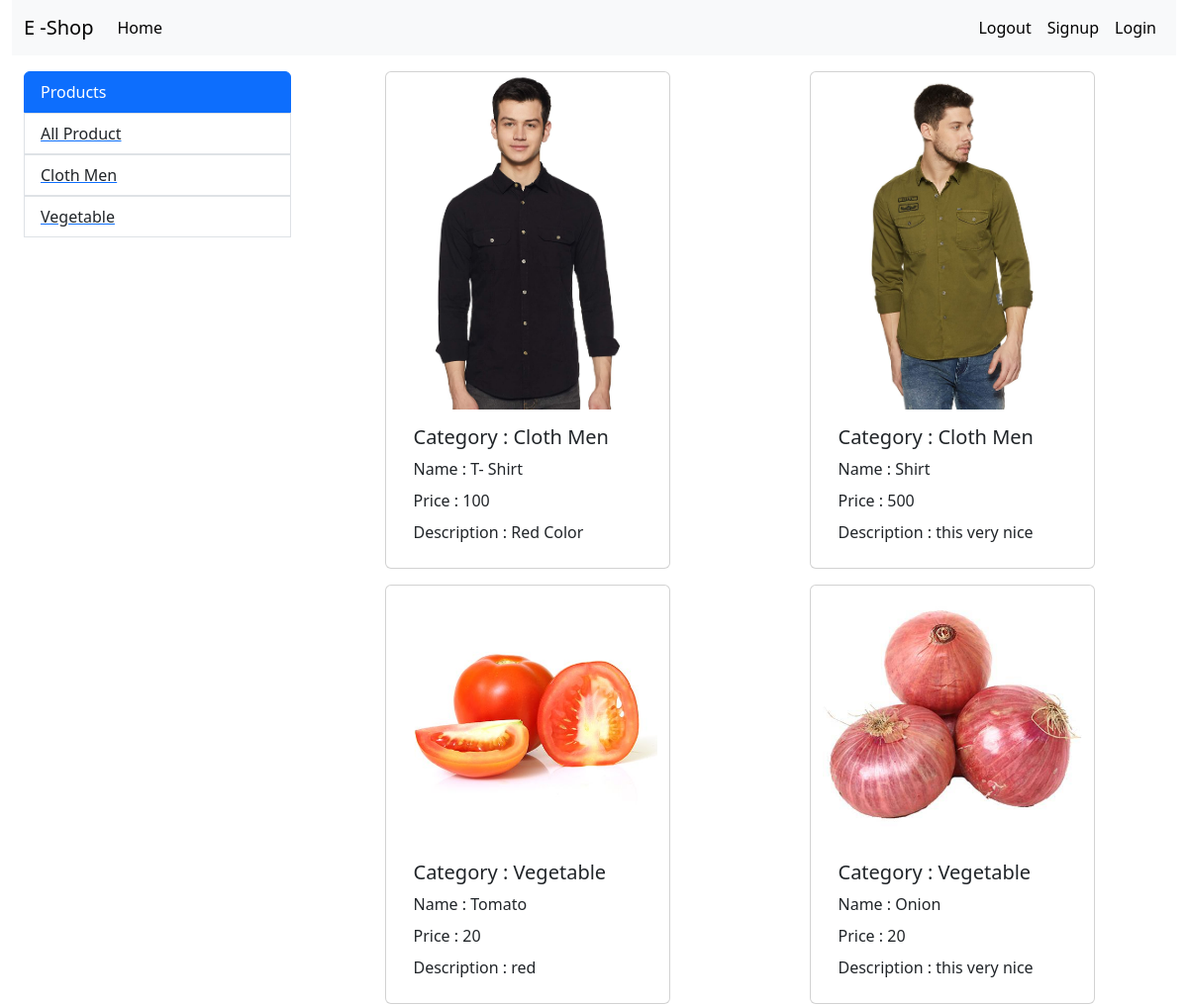
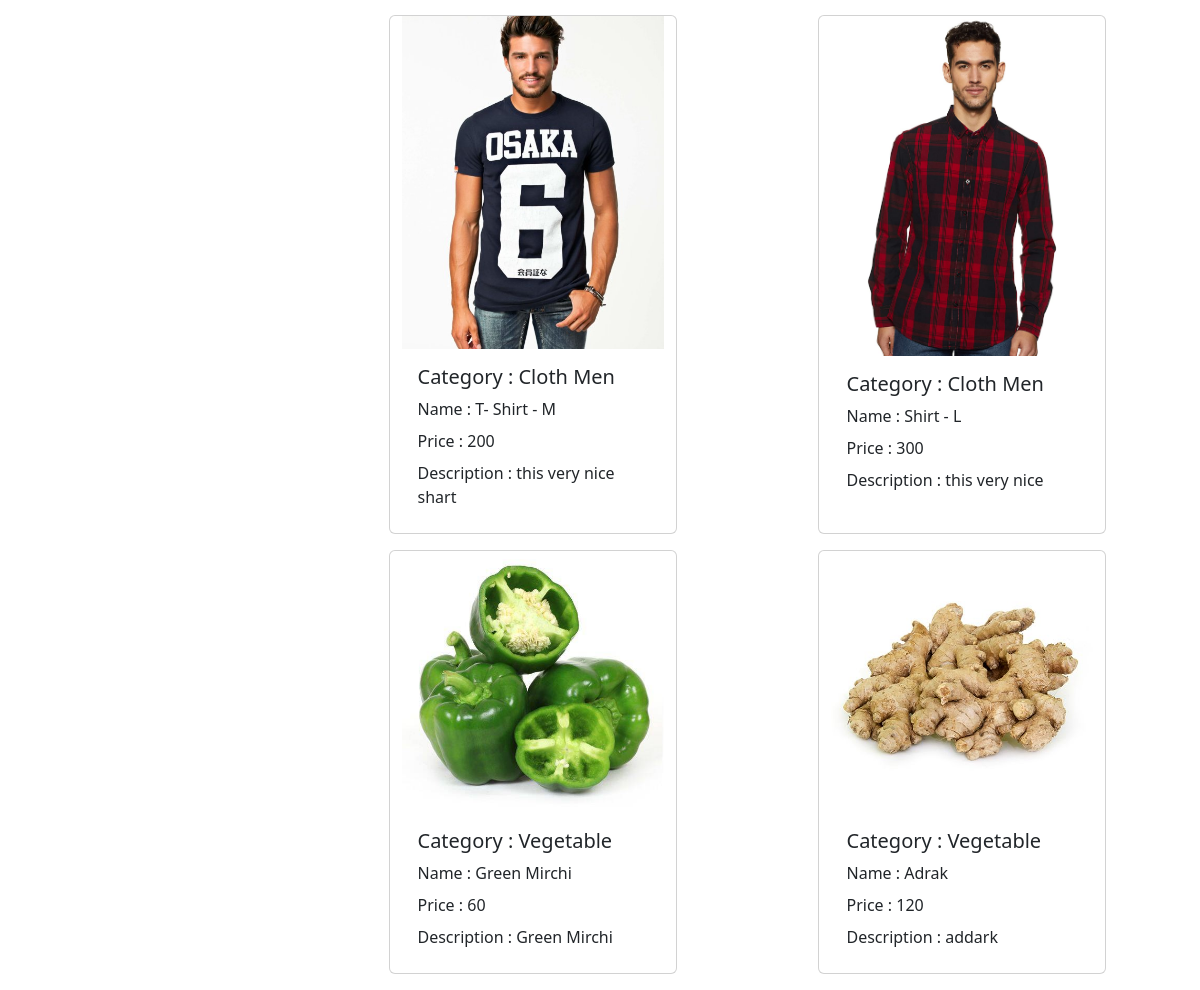
The page / on the database its author committed (2 pictures, top to bottom).
### store/models/category.py (models this page shows)
class Category(models.Model):
	name = models.CharField(max_length=20)
	def __str__(self):
		return self.name

### store/models/product.py (models this page shows)
class Product(models.Model):
    name = models.CharField(max_length=50)
    price = models.IntegerField(default=0)
    category = models.ForeignKey(Category, on_delete=models.CASCADE, default=1)
    description = models.CharField(max_length=200, default='' , null=True , blank=True)
    image = models.ImageField(upload_to='uploads/products/')

### store/views/home.py (the view)
# urls.py: path('', home.index, name='homepage'),
def index(request):
	productdata = None
	categoryID = request.GET.get('categoryid')
	if categoryID:
		productdata = Product.objects.filter(category=categoryID)
	else:
		productdata = Product.objects.all()
	categorydata = Category.objects.all()
	data = {'product': productdata,'category':categorydata}
	return render(request, 'index.html', data)

### store/templates/index.html
 {% extends 'base.html' %}
	{% block content %}
	<div class="container-fluid mt-3">
      <div class="row mx-auto" >
        <div class="col-lg-3 mx-auto">
          <ul class="list-group">
            <li class="list-group-item active" aria-current="true">Products</li>
			<a href="/">
				<li class="list-group-item">All Product </li>
			  </a>
            {% for ele1 in category %}
			<a href="/?categoryid={{ele1.id}}">
              <li class="list-group-item">{{ele1.name}}</li>
			</a>
            {% endfor %}
          </ul>
        </div>
        <div class="col-lg-9 mx-auto ">
          <div class="row mx-auto ">
            {% for ele in product %}
				<div class="card mx-auto mb-3" style="width: 18rem">
				<img src="{{ele.image.url}}" />
				<div class="card-body">
					<h5 class="card-title">Category : {{ ele.category }}</h5>
					<p class="card-title">Name : {{ ele.name }}</p>
					<p class="card-title">Price : {{ ele.price }}</p>
					<p class="card-title">Description : {{ ele.description }}</p>
				</div>
				</div>
            {% endfor %}
          </div>
        </div>
      </div>
    </div>
	{% endblock %}

### store/templates/base.html (shortened to what this page needs)
<!DOCTYPE html>
<html lang="en">
  <head>
    <link
      href="https://cdn.jsdelivr.net/npm/bootstrap@5.3.0-alpha3/dist/css/bootstrap.min.css"
      rel="stylesheet"
    />
  </head>
  <body>
    <div class="container-fluid">
      <nav class="navbar navbar-expand-lg navbar-light bg-light">
        <div class="container-fluid">
          <a class="navbar-brand" href="#">E -Shop </a>
          <div class="collapse navbar-collapse" id="navbarSupportedContent">
            <ul class="navbar-nav me-auto mb-2 mb-lg-0">
              <li class="nav-item">
                <a class="nav-link active" aria-current="page" href="#">Home</a>
              </li>
            </ul>
            <div class="d-flex ">
              <ul class="navbar-nav me-auto mb-2 mb-lg-0">
                <li class="nav-item">
                  <a class="nav-link active" href="">Logout</a>
                </li>
                <li class="nav-item">
                  <a class="nav-link active" href="/singup">Signup</a>
                </li>
                <li class="nav-item">
                  <a class="nav-link active" href="/login">Login</a>
                </li>
              </ul>
            </div>
          </div>
        </div>
      </nav>
    </div>
    {% block content %} {% endblock %}
  </body>
</html>

### rows shown on the page
Category: name "Cloth Men"
Category: name "Vegetable"
Product: image (picture), category "Cloth Men", name "T- Shirt", price "100", description "Red Color"
Product: image (picture), category "Cloth Men", name "Shirt", price "500", description "this very nice"
Product: image (picture), category "Vegetable", name "Tomato", price "20", description "red"
Product: image (picture), category "Vegetable", name "Onion", price "20", description "this very nice"
Product: image (picture), category "Cloth Men", name "T- Shirt - M", price "200", description "this very nice shart"
Product: image (picture), category "Cloth Men", name "Shirt - L", price "300", description "this very nice"
Product: image (picture), category "Vegetable", name "Green Mirchi", price "60", description "Green Mirchi"
Product: image (picture), category "Vegetable", name "Adrak", price "120", description "addark"
